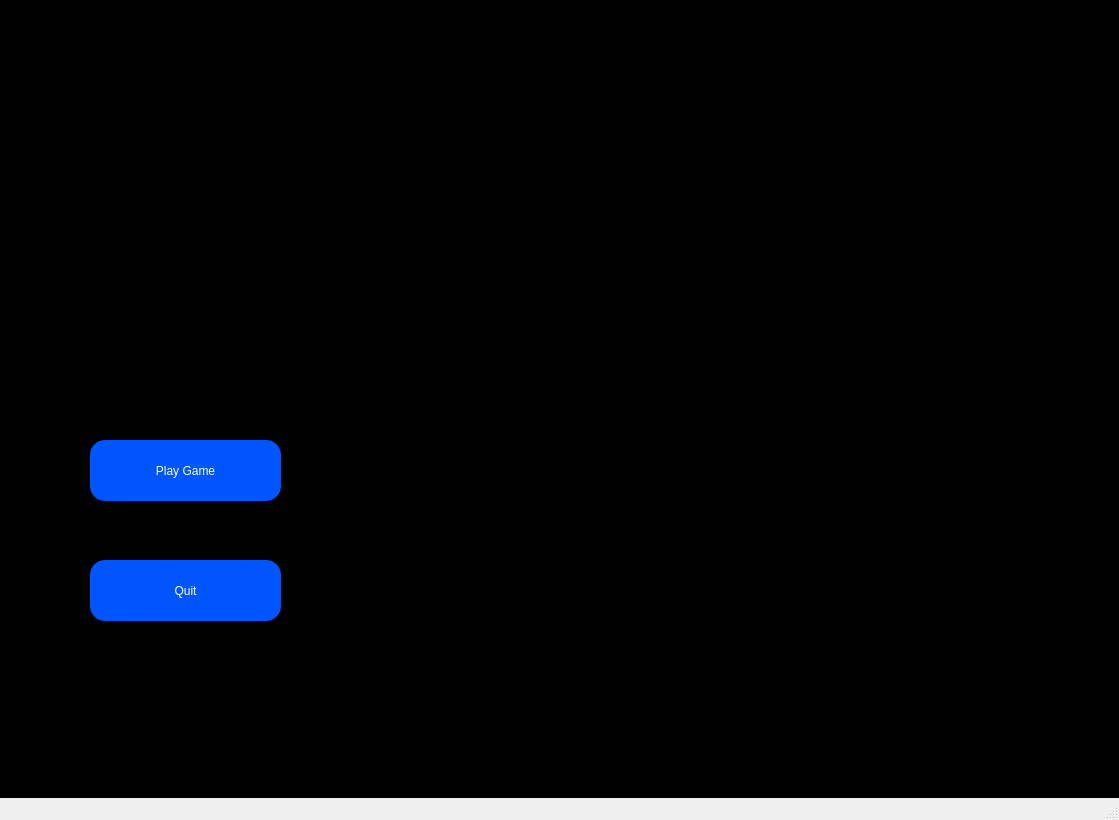
<?xml version="1.0" encoding="UTF-8"?>
<ui version="4.0">
 <class>MainWindow</class>
 <widget class="QMainWindow" name="MainWindow">
  <property name="geometry">
   <rect>
    <x>0</x>
    <y>0</y>
    <width>1119</width>
    <height>820</height>
   </rect>
  </property>
  <property name="windowTitle">
   <string>MainWindow</string>
  </property>
  <widget class="QWidget" name="centralwidget">
   <widget class="QFrame" name="frame">
    <property name="geometry">
     <rect>
      <x>0</x>
      <y>0</y>
      <width>1121</width>
      <height>861</height>
     </rect>
    </property>
    <property name="styleSheet">
     <string notr="true">background-color: rgb(0, 0, 0);</string>
    </property>
    <property name="frameShape">
     <enum>QFrame::StyledPanel</enum>
    </property>
    <property name="frameShadow">
     <enum>QFrame::Raised</enum>
    </property>
    <widget class="QPushButton" name="PlayBtn">
     <property name="geometry">
      <rect>
       <x>90</x>
       <y>440</y>
       <width>191</width>
       <height>61</height>
      </rect>
     </property>
     <property name="cursor">
      <cursorShape>PointingHandCursor</cursorShape>
     </property>
     <property name="styleSheet">
      <string notr="true">color: rgb(255, 255, 255);
background-color: rgb(0, 85, 255);
border-radius: 15px;
</string>
     </property>
     <property name="text">
      <string>Play Game</string>
     </property>
    </widget>
    <widget class="QPushButton" name="QuitBtn">
     <property name="geometry">
      <rect>
       <x>90</x>
       <y>560</y>
       <width>191</width>
       <height>61</height>
      </rect>
     </property>
     <property name="cursor">
      <cursorShape>PointingHandCursor</cursorShape>
     </property>
     <property name="styleSheet">
      <string notr="true">color: rgb(255, 255, 255);
background-color: rgb(0, 85, 255);
border-radius: 15px;</string>
     </property>
     <property name="text">
      <string>Quit</string>
     </property>
    </widget>
    <widget class="QLabel" name="label">
     <property name="geometry">
      <rect>
       <x>550</x>
       <y>40</y>
       <width>441</width>
       <height>681</height>
      </rect>
     </property>
     <property name="styleSheet">
      <string notr="true">color: rgb(255, 255, 255);</string>
     </property>
     <property name="text">
      <string/>
     </property>
     <property name="pixmap">
      <pixmap>tic_tac_toe.jpeg</pixmap>
     </property>
     <property name="scaledContents">
      <bool>true</bool>
     </property>
    </widget>
   </widget>
  </widget>
  <widget class="QMenuBar" name="menubar">
   <property name="geometry">
    <rect>
     <x>0</x>
     <y>0</y>
     <width>1119</width>
     <height>26</height>
    </rect>
   </property>
  </widget>
  <widget class="QStatusBar" name="statusbar"/>
 </widget>
 <resources/>
 <connections/>
</ui>
